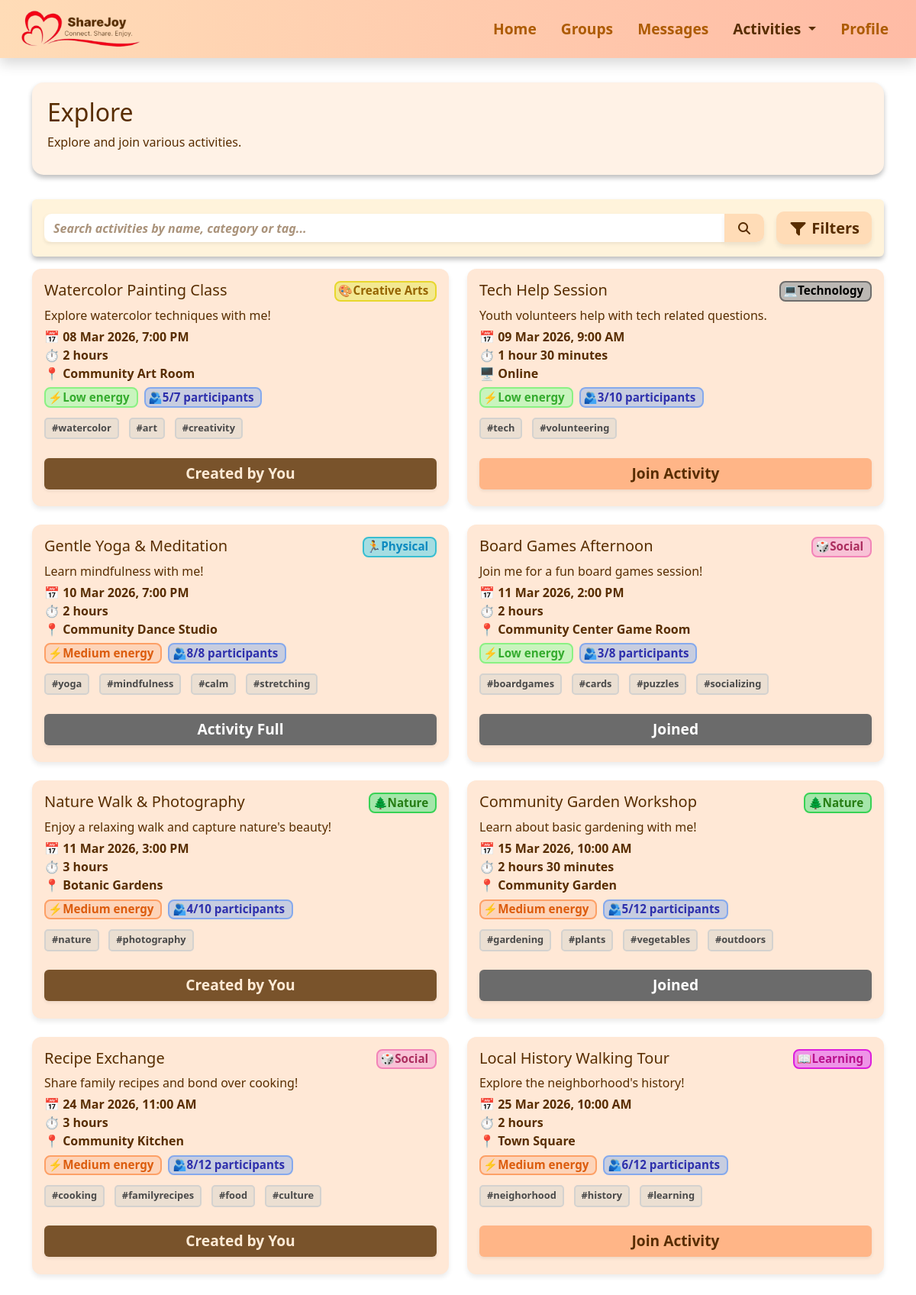
The app's page /explore (signed in) with its own data.
### activities.py (models this page shows)
class Activity(db.Model):
    __tablename__ = "activity"
    id = db.Column(db.Integer, primary_key=True, autoincrement=True)
    creator_id = db.Column(db.Integer, db.ForeignKey('user.id'), nullable=False)
    name = db.Column(db.String(100), nullable=False)
    description = db.Column(db.Text)
    type = db.Column(db.String(50))
    date = db.Column(db.String(20))
    time = db.Column(db.String(10))
    duration_hours = db.Column(db.Integer)
    duration_minutes = db.Column(db.Integer)
    format_type = db.Column(db.String(20))
    energy = db.Column(db.String(10))
    participants = db.Column(db.Integer)
    max_participants = db.Column(db.Integer)
    tags = db.Column(db.String(200))
    location = db.Column(db.String(100))
    creator = db.relationship("User", backref="created_activities")

### app.py (the view)
@app.route("/explore")
@login_required
def explore():
    user = get_current_user()
    query = Activity.query
    search = request.args.get("search")
    if search:
        query = query.filter(
            (Activity.name.ilike(f"%{search}%")) |
            (Activity.type.ilike(f"%{search}%")) |
            (Activity.tags.ilike(f"%{search}%"))
        )
    category = request.args.get("category")
    if category:
        query = query.filter_by(type=category)
    energy = request.args.get("energy")
    if energy:
        query = query.filter_by(energy=energy)
    format_type = request.args.get("format")
    if format_type:
        query = query.filter_by(format_type=format_type)
    activities = query.order_by(Activity.date.asc()).all()
    for a in activities:
        a.display_tags = a.tags.split(",") if a.tags else []
        today = date.today()
        parsed_date = parse_activity_date(a.date)
        if parsed_date:
            original_date = parsed_date.date()
            days_offset = (original_date - BASE_DATE).days
            dynamic_date = today + timedelta(days=days_offset)
            a.display_date = dynamic_date.strftime("%d %b %Y")
        else:
            a.display_date = a.date
        try:
            parsed_time = datetime.strptime(a.time, "%H:%M")
        except ValueError:
            parsed_time = datetime.strptime(a.time, "%I:%M %p")
        a.display_time = parsed_time.strftime("%I:%M %p").lstrip("0")
        participant_count = ActivityParticipant.query.filter_by(activity_id=a.id).count()
        a.participants = participant_count
        if a.creator_id == user.id:
            a.join_activity = "created"
        elif user_joined_activity(user.id, a.id):
            a.join_activity = "true"
        elif participant_count >= a.max_participants:
            a.join_activity = "max"
        else:
            a.join_activity = "false"
    return render_template("explore.html", activities=activities)

### app.py (called while the page is built)
def login_required(f):
    @wraps(f)
    def decorated_function(*args, **kwargs):
        user = get_current_user()
        if not user:
            session.clear()  # clear stale session
            flash('Please log in to access this page.', 'error')
            return redirect(url_for('loginpage'))
        return f(*args, **kwargs)
    return decorated_function

def get_current_user():
    user_id = session.get('user_id')
    if user_id:
        user = db.session.get(User, user_id)
        if user:
            return user
    return None

def user_joined_activity(user_id, activity_id):
    return ActivityParticipant.query.filter_by(
        participant_id=user_id,
        activity_id=activity_id
    ).count() > 0

def parse_activity_date(date_str):
    for fmt in ("%Y-%m-%d", "%d %b %Y", "%m/%d/%Y", "%d/%m/%Y"):
        try:
            return datetime.strptime(date_str, fmt)
        except ValueError:
            continue
    return None

### templates/explore.html (shortened to what this page needs)
{% extends "base.html" %}
{% block extra_css %}
<link rel="stylesheet" href="{{ url_for('static', filename='css/activities.css') }}">
<link rel="stylesheet" href="{{ url_for('static', filename='css/explore.css') }}">
{% endblock %}
{% block content %}
<div class="section-box d-flex flex-column flex-md-row justify-content-between align-items-start align-items-md-center">
    <div>
        <h1>Explore</h1>
        <p>Explore and join various activities.</p>
    </div>
</div>
<div class="p-3 mb-3 rounded shadow-sm box1">
    <div class="d-flex flex-column flex-md-row align-items-start align-items-md-center gap-2">
        <form method="get" class="flex-grow-1 mb-2 mb-md-0 box2 rounded">
            <div class="input-group">
                <input type="text" name="search" class="form-control shadow-sm searchbar"
                    placeholder="Search activities by name, category or tag..."
                    value="{{ request.args.get('search', '') }}">
                <button class="btn search-btn" type="submit">
                    <i class="fa-solid fa-magnifying-glass"></i>
                </button>
            </div>
        </form>
        <button id="toggle-filters" class="btn btn-lg fw-semibold mt-2 mt-md-0 ms-md-2">
            <i class="fa-solid fa-filter"></i> Filters
        </button>
    </div>
</div>
<div class="row g-4">
    {% if activities %}
    {% for activity in activities %}
    <div class="col-md-6">
        <div class="activity-card position-relative h-100">
            <div class="d-flex flex-column flex-sm-row justify-content-between align-items-start spacing">
                <h5 class="mb-0">{{ activity.name }}</h5>
                {% if activity.type == 'Creative Arts' %}
                <span class="badge badge-creativearts category-badge mb-2 mb-sm-0">🎨Creative Arts</span>
                {% elif activity.type == 'Social' %}
                <span class="badge badge-social category-badge mb-2 mb-sm-0">🎲Social</span>
                {% elif activity.type == 'Learning' %}
                <span class="badge badge-learning category-badge mb-2 mb-sm-0">📖Learning</span>
                {% elif activity.type == 'Physical' %}
                <span class="badge badge-physical category-badge mb-2 mb-sm-0">🏃Physical</span>
                {% elif activity.type == 'Nature' %}
                <span class="badge badge-nature category-badge mb-2 mb-sm-0">🌲Nature</span>
                {% elif activity.type == 'Technology' %}
                <span class="badge badge-technology category-badge mb-2 mb-sm-0">💻Technology</span>
                {% endif %}
            </div>
            <p>{{ activity.description }}</p>
            <div class="row fw-semibold spacing">
                <div class="col-12">
                    📅 {{ activity.display_date }}, {{ activity.display_time }}
                </div>
                <div class="col-12">⏱
                    {% set h = activity.duration_hours %}
                    {% set m = activity.duration_minutes %}
                    {% if h and m %}
                    {{ h }} hour{% if h > 1 %}s{% endif %} {{ m }} minute{% if m > 1 %}s{% endif %}
                    {% elif h %}
                    {{ h }} hour{% if h > 1 %}s{% endif %}
                    {% elif m %}
                    {{ m }} minute{% if m > 1 %}s{% endif %}
                    {% else %}
                    0 minutes
                    {% endif %}
                </div>
                <div class="col-12">
                    {% if activity.format_type|lower == 'online' %}
                    🖥️ Online
                    {% else %}
                    📍 {{ activity.location }}
                    {% endif %}
                </div>
            </div>
            <div class="d-flex flex-wrap gap-2 spacing">
                <span class="badge
                        {% if activity.energy == 'Low' %}energy-low
                        {% elif activity.energy == 'Medium' %}energy-medium
                        {% elif activity.energy == 'High' %}energy-high
                        {% endif %}">
                    ⚡{{ activity.energy }} energy
                </span>
                <span class="badge participants" data-activity-id="{{ activity.id }}">
                    🫂<span class="participant-count">{{ activity.participants }}</span>/{{ activity.max_participants }}
                    participants
                </span>
            </div>
            <div class="activity-tags spacing">
                {% for tag in activity.display_tags %}
                <span class="tag">#{{ tag }}</span>
                {% endfor %}
            </div>
            <div class="mt-3 text-center">
                {% if activity.join_activity == 'false' %}
                <button type="button" class="btn join-btn fw-semibold w-100 shadow-sm"
                    data-activity-id="{{ activity.id }}" data-date="{{ activity.display_date }}"
                    data-time="{{ activity.display_time }}">
                    Join Activity
                </button>
                {% elif activity.join_activity == 'true' %}
                <button type="button" class="btn joined fw-semibold w-100 shadow-sm"
                    data-activity-id="{{ activity.id }}" data-date="{{ activity.display_date }}"
                    data-time="{{ activity.display_time }}">
                    Joined
                </button>
                {% elif activity.join_activity == 'max' %}
                <button type="button" class="btn maxbtn fw-semibold w-100 shadow-sm" disabled>
                    Activity Full
                </button>
                {% elif activity.join_activity == 'created' %}
                <button type="button" class="btn createdbtn fw-semibold w-100 shadow-sm" disabled>
                    Created by You
                </button>
                {% endif %}
            </div>
        </div>
    </div>
    {% endfor %}
    {% else %}
    <div class="col-12">
        <div class="alert alert-info text-center fw-semibold">
            No activities found.
        </div>
    </div>
    {% endif %}
</div>
{% endblock %}

### static/css/base.css (style rules this page uses)
.section-box { width: 100%; min-height: 100px; color: #582D00; background-color: #fff2e6; box-shadow: 0 4px 6px rgba(0, 0, 0, 0.256); padding: 20px 20px 15px 20px; margin: 2rem auto; border-radius: 15px; }
body { padding-bottom: 2rem;; }
.searchbar { background-color: transparent !important; border: none !important; }
.search-btn { background-color: #FFDCB7; color: #582D00; border: none; box-shadow: 0 4px 6px rgba(0, 0, 0, 0.08); font-weight: 600; }
.box1 { background-color: #fff3db; color: #000000; box-shadow: 0 4px 6px rgba(0, 0, 0, 0.256) !important; ; }
.box2 { background-color: #fff; border-radius: 10px !important; }
h1 { font-size: 2rem; }
body, input, textarea, .form-label, .formL { color: #582D00 !important; }
.form-control, .form-select { background-color: #FDFAF7; border: 1px solid rgba(0, 0, 0, 0.2); box-shadow: 0 4px 6px rgba(0, 0, 0, 0.13); }
.form-control::placeholder, .form-select::placeholder, input#date::placeholder, input#time::placeholder, .form-select option[value=""], .form-select:has(option[value=""]:checked) { font-style: italic; color: #AA937B; }
.cancelbtn, .dobtn, .cancel-btn, .successbtn, .okbtn, .redbtn, .cta-btn, .search-btn, #toggle-filters, .clearbtn { border: none; box-shadow: 0 4px 6px rgba(0, 0, 0, 0.08); padding: 0.4rem 1rem; border-radius: 10px; font-weight: 600; transition: none; }
.search-btn, #toggle-filters { background: #FFDCB7; color: #582D00; }
.cancelbtn, .dobtn, .cancel-btn, .successbtn, .okbtn, .redbtn, .cta-btn, .search-btn, .clearbtn, .join-btn, .maxbtn, .createdbtn, .joined { -webkit-appearance: none; -moz-appearance: none; appearance: none; outline: none !important; border: none !important; }

### static/css/activities.css (style rules this page uses)
.activity-card { background: #ffe8d6; border-radius: 12px; padding: 1rem; margin-bottom: 1.8rem; box-shadow: 0 4px 6px rgba(0, 0, 0, 0.08); transition: transform 0.2s, box-shadow 0.2s; }
.activity-card p { margin-bottom: 0.25rem; }
.spacing { margin-bottom: 0.4rem; }
.badge { font-size: 0.8rem; padding: 0.2rem 0.55rem 0.25rem 0.2rem; border-radius: 8px; font-weight: 600; }
.badge-creativearts { background: #F3E892; border: 2px solid #E8D72D; color: #956400; }
.badge-social { background: #F8C2D6; border: 2px solid #F284B8; color: #AC2E5F; }
.badge-learning { background: #EE94E7; border: 2px solid #DC1EDC; color: #BA118D; }
.badge-physical { background: #A4DDE2; border: 2px solid #38BED1; color: #0D8AC0; }
.badge-nature { background: #A4E6AA; border: 2px solid #38D255; color: #267D13; }
.badge-technology { background: #BCB8B4; border: 2px solid #6E6D6C; color: #000; }
.energy-low { background: #C9F4BE; border: 2px solid #8AF183; color: #35AC2E; }
.energy-medium { background: #FDD4B9; border: 2px solid #FDA066; color: #DC5C0D; }
.activity-tags span { background: #EBDFD2; border: 2px solid #D4D2CF; padding: 0.15rem 0.5rem 0.2rem; font-size: 0.8rem; color: #494949; margin: 0 0.3rem 0.2rem 0; font-weight: 600; border-radius: 5px; }
.activity-tags { display: flex; flex-wrap: wrap; gap: 0.5rem; margin-top: 0.8rem; }
.participants { background: #C7CDE0; border: 2px solid #85A9ED; color: #2E30AC; }

### static/css/explore.css (style rules this page uses)
.badge { font-size: 0.95rem; }
.join-btn { color: #582D00; background-color: #FFB587; font-size: 1.2rem; margin-bottom: -1.5rem; }
.joined, .maxbtn { color: #FFFFFF !important; background-color: #6B6B6B !important; font-size: 1.2rem; margin-bottom: -1.5rem; }
.createdbtn { color: #FFEBD6 !important; background-color: #79532B !important; font-size: 1.2rem; margin-bottom: -1.5rem; }
.joined:disabled, .maxbtn:disabled, .createdbtn:disabled { opacity: 1 !important; }
input::placeholder { font-style: italic; font-weight: 600; color: #582D00; }

### records on screen
Activity: name "Watercolor Painting Class", type "🎨Creative Arts", description "Explore watercolor techniques with me!", display_date "08 Mar 2026", display_time "7:00 PM", h "2", location "Community Art Room", energy "Low", participants "5", max_participants "7", display_tags "watercolor" "art" "creativity", shows "Created by You"
Activity: name "Tech Help Session", type "💻Technology", description "Youth volunteers help with tech related questions.", display_date "09 Mar 2026", display_time "9:00 AM", duration_hours "1", duration_minutes "30", format_type "🖥️ Online", energy "Low", participants "3", max_participants "10", display_tags "tech" "volunteering"
Activity: name "Gentle Yoga & Meditation", type "🏃Physical", description "Learn mindfulness with me!", display_date "10 Mar 2026", display_time "7:00 PM", duration_hours "2", location "Community Dance Studio", energy "Medium", participants "8", max_participants "8", display_tags "yoga" "mindfulness" "calm" "stretching", shows "Activity Full"
Activity: name "Board Games Afternoon", type "🎲Social", description "Join me for a fun board games session!", display_date "11 Mar 2026", display_time "2:00 PM", duration_hours "2", location "Community Center Game Room", energy "Low", participants "3", max_participants "8", display_tags "boardgames" "cards" "puzzles" "socializing"
Activity: name "Nature Walk & Photography", type "🌲Nature", description "Enjoy a relaxing walk and capture nature's beauty!", display_date "11 Mar 2026", display_time "3:00 PM", duration_hours "3", location "Botanic Gardens", energy "Medium", participants "4", max_participants "10", display_tags "nature" "photography", shows "Created by You"
Activity: name "Community Garden Workshop", type "🌲Nature", description "Learn about basic gardening with me!", display_date "15 Mar 2026", display_time "10:00 AM", duration_hours "2", duration_minutes "30", location "Community Garden", energy "Medium", participants "5", max_participants "12", display_tags "gardening" "plants" "vegetables" "outdoors"
Activity: name "Recipe Exchange", type "🎲Social", description "Share family recipes and bond over cooking!", display_date "24 Mar 2026", display_time "11:00 AM", duration_hours "3", location "Community Kitchen", energy "Medium", participants "8", max_participants "12", display_tags "cooking" "familyrecipes" "food" "culture", shows "Created by You"
Activity: name "Local History Walking Tour", type "📖Learning", description "Explore the neighborhood's history!", display_date "25 Mar 2026", display_time "10:00 AM", duration_hours "2", location "Town Square", energy "Medium", participants "6", max_participants "12", display_tags "neighorhood" "history" "learning"
